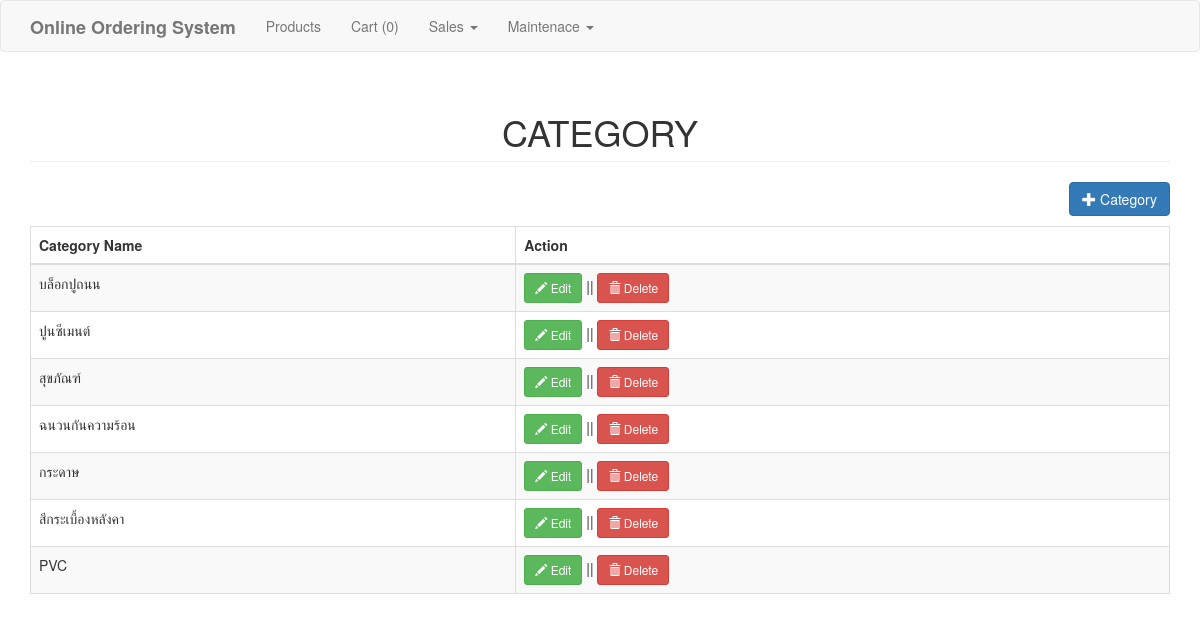
The app's page /category.php with its own data.
### tables this page shows
CREATE TABLE `category` (
  `categoryid` int(11) NOT NULL,
  `catname` varchar(30) NOT NULL
);

### category.php (the view, shortened to what this page needs)
<?php include('header.php'); ?>
<body>
<?php include('navbar.php'); ?>
<div class="container">
	<h1 class="page-header text-center">CATEGORY</h1>
	<div class="row">
		<div class="col-md-12">
			<a href="#addcategory" data-toggle="modal" class="pull-right btn btn-primary"><span class="glyphicon glyphicon-plus"></span> Category</a>
		</div>
	</div>
	<div style="margin-top:10px;">
		<table class="table table-striped table-bordered">
			<thead>
				<th>Category Name</th>
				<th>Action</th>
			</thead>
			<tbody>
				<?php
					$sql="select * from category order by categoryid asc";
					$query=$conn->query($sql);
					while($row=$query->fetch_array()){
						?>
						<tr>
							<td><?php echo $row['catname']; ?></td>
							<td>
								<a href="#editcategory<?php echo $row['categoryid']; ?>" data-toggle="modal" class="btn btn-success btn-sm"><span class="glyphicon glyphicon-pencil"></span> Edit</a> || <a href="#deletecategory<?php echo $row['categoryid']; ?>" data-toggle="modal" class="btn btn-danger btn-sm"><span class="glyphicon glyphicon-trash"></span> Delete</a>
							</td>
						</tr>
						<?php
					}
				?>
			</tbody>
		</table>
	</div>
</div>
</body>
</html>

### records on screen
category: catname "บล็อกปูถนน"
category: catname "ปูนซีเมนต์"
category: catname "สุขภัณฑ์"
category: catname "ฉนวนกันความร้อน"
category: catname "กระดาษ"
category: catname "สีกระเบื้องหลังคา"
category: catname "PVC"
